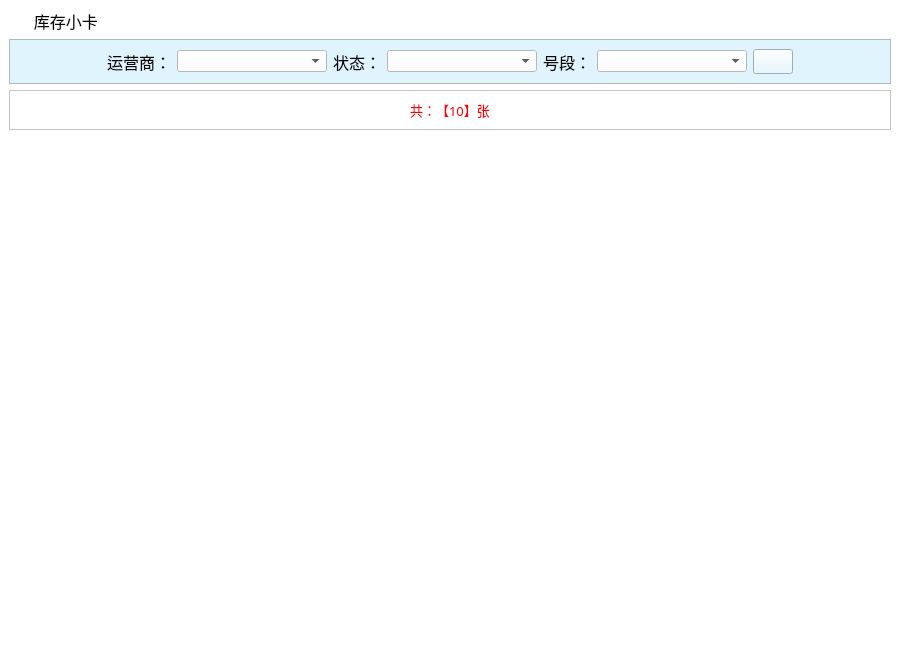
<?xml version="1.0" encoding="UTF-8"?>
<ui version="4.0">
 <class>kcxk_ScrollArea</class>
 <widget class="QScrollArea" name="kcxk_ScrollArea">
  <property name="geometry">
   <rect>
    <x>0</x>
    <y>0</y>
    <width>900</width>
    <height>650</height>
   </rect>
  </property>
  <property name="windowTitle">
   <string>ScrollArea</string>
  </property>
  <property name="styleSheet">
   <string notr="true">background-color: rgb(255, 255, 255);</string>
  </property>
  <property name="frameShape">
   <enum>QFrame::NoFrame</enum>
  </property>
  <property name="lineWidth">
   <number>0</number>
  </property>
  <property name="widgetResizable">
   <bool>true</bool>
  </property>
  <widget class="QWidget" name="scrollAreaWidgetContents">
   <property name="geometry">
    <rect>
     <x>0</x>
     <y>0</y>
     <width>900</width>
     <height>650</height>
    </rect>
   </property>
   <layout class="QGridLayout" name="gridLayout">
    <item row="0" column="0">
     <widget class="QLabel" name="label">
      <property name="font">
       <font>
        <family>微软雅黑</family>
        <pointsize>12</pointsize>
       </font>
      </property>
      <property name="styleSheet">
       <string notr="true">background-image: url(:/bg/images/mainframe/navigator.png);
background-repeat: no-repeat;</string>
      </property>
      <property name="text">
       <string>      库存小卡</string>
      </property>
     </widget>
    </item>
    <item row="1" column="0">
     <widget class="QFrame" name="frame">
      <property name="styleSheet">
       <string notr="true">background-color: rgb(223, 244, 252);</string>
      </property>
      <property name="frameShape">
       <enum>QFrame::StyledPanel</enum>
      </property>
      <property name="frameShadow">
       <enum>QFrame::Raised</enum>
      </property>
      <layout class="QGridLayout" name="gridLayout_2">
       <item row="0" column="0">
        <spacer name="horizontalSpacer_6">
         <property name="orientation">
          <enum>Qt::Horizontal</enum>
         </property>
         <property name="sizeHint" stdset="0">
          <size>
           <width>67</width>
           <height>20</height>
          </size>
         </property>
        </spacer>
       </item>
       <item row="0" column="1">
        <widget class="QLabel" name="label_21">
         <property name="font">
          <font>
           <family>宋体</family>
           <pointsize>12</pointsize>
          </font>
         </property>
         <property name="text">
          <string>运营商：</string>
         </property>
        </widget>
       </item>
       <item row="0" column="2">
        <widget class="QComboBox" name="cbx_sp">
         <property name="minimumSize">
          <size>
           <width>150</width>
           <height>22</height>
          </size>
         </property>
         <property name="maximumSize">
          <size>
           <width>16777215</width>
           <height>22</height>
          </size>
         </property>
         <property name="font">
          <font>
           <family>宋体</family>
           <pointsize>12</pointsize>
          </font>
         </property>
         <property name="styleSheet">
          <string notr="true">background-color: rgb(255, 255, 255);</string>
         </property>
        </widget>
       </item>
       <item row="0" column="3">
        <widget class="QLabel" name="label_22">
         <property name="font">
          <font>
           <family>宋体</family>
           <pointsize>12</pointsize>
          </font>
         </property>
         <property name="text">
          <string>状态：</string>
         </property>
        </widget>
       </item>
       <item row="0" column="4">
        <widget class="QComboBox" name="cbx_state">
         <property name="minimumSize">
          <size>
           <width>150</width>
           <height>22</height>
          </size>
         </property>
         <property name="maximumSize">
          <size>
           <width>16777215</width>
           <height>22</height>
          </size>
         </property>
         <property name="font">
          <font>
           <family>宋体</family>
           <pointsize>12</pointsize>
          </font>
         </property>
         <property name="styleSheet">
          <string notr="true">background-color: rgb(255, 255, 255);</string>
         </property>
        </widget>
       </item>
       <item row="0" column="5">
        <widget class="QLabel" name="label_23">
         <property name="font">
          <font>
           <family>宋体</family>
           <pointsize>12</pointsize>
          </font>
         </property>
         <property name="text">
          <string>号段：</string>
         </property>
        </widget>
       </item>
       <item row="0" column="6">
        <widget class="QComboBox" name="cbx_noSection">
         <property name="minimumSize">
          <size>
           <width>150</width>
           <height>22</height>
          </size>
         </property>
         <property name="maximumSize">
          <size>
           <width>16777215</width>
           <height>22</height>
          </size>
         </property>
         <property name="font">
          <font>
           <family>宋体</family>
           <pointsize>12</pointsize>
          </font>
         </property>
         <property name="styleSheet">
          <string notr="true">background-color: rgb(255, 255, 255);</string>
         </property>
        </widget>
       </item>
       <item row="0" column="7">
        <widget class="QPushButton" name="btn_search">
         <property name="sizePolicy">
          <sizepolicy hsizetype="Fixed" vsizetype="Fixed">
           <horstretch>0</horstretch>
           <verstretch>0</verstretch>
          </sizepolicy>
         </property>
         <property name="minimumSize">
          <size>
           <width>40</width>
           <height>25</height>
          </size>
         </property>
         <property name="maximumSize">
          <size>
           <width>40</width>
           <height>25</height>
          </size>
         </property>
         <property name="font">
          <font>
           <family>宋体</family>
           <pointsize>14</pointsize>
          </font>
         </property>
         <property name="styleSheet">
          <string notr="true">background-image: url(:/btn/images/mainframe/btn_cx.png);</string>
         </property>
         <property name="text">
          <string/>
         </property>
        </widget>
       </item>
       <item row="0" column="8">
        <spacer name="horizontalSpacer_7">
         <property name="orientation">
          <enum>Qt::Horizontal</enum>
         </property>
         <property name="sizeHint" stdset="0">
          <size>
           <width>67</width>
           <height>20</height>
          </size>
         </property>
        </spacer>
       </item>
      </layout>
     </widget>
    </item>
    <item row="2" column="0">
     <widget class="QFrame" name="frame_2">
      <property name="frameShape">
       <enum>QFrame::StyledPanel</enum>
      </property>
      <property name="frameShadow">
       <enum>QFrame::Raised</enum>
      </property>
      <layout class="QGridLayout" name="gridLayout_3">
       <item row="0" column="0">
        <spacer name="horizontalSpacer_8">
         <property name="orientation">
          <enum>Qt::Horizontal</enum>
         </property>
         <property name="sizeHint" stdset="0">
          <size>
           <width>371</width>
           <height>20</height>
          </size>
         </property>
        </spacer>
       </item>
       <item row="0" column="1">
        <widget class="QLabel" name="txt_rpt_total">
         <property name="font">
          <font>
           <family>宋体</family>
           <pointsize>10</pointsize>
          </font>
         </property>
         <property name="styleSheet">
          <string notr="true">color: rgb(255, 0, 0);</string>
         </property>
         <property name="text">
          <string>共：【10】张</string>
         </property>
        </widget>
       </item>
       <item row="0" column="2">
        <spacer name="horizontalSpacer_9">
         <property name="orientation">
          <enum>Qt::Horizontal</enum>
         </property>
         <property name="sizeHint" stdset="0">
          <size>
           <width>370</width>
           <height>20</height>
          </size>
         </property>
        </spacer>
       </item>
      </layout>
     </widget>
    </item>
    <item row="3" column="0">
     <spacer name="horizontalSpacer_5">
      <property name="orientation">
       <enum>Qt::Horizontal</enum>
      </property>
      <property name="sizeHint" stdset="0">
       <size>
        <width>855</width>
        <height>1</height>
       </size>
      </property>
     </spacer>
    </item>
    <item row="4" column="0">
     <widget class="QTableWidget" name="tableWidget">
      <property name="styleSheet">
       <string notr="true">color: rgb(0, 0, 0);</string>
      </property>
      <property name="frameShape">
       <enum>QFrame::NoFrame</enum>
      </property>
      <property name="gridStyle">
       <enum>Qt::SolidLine</enum>
      </property>
     </widget>
    </item>
   </layout>
  </widget>
 </widget>
 <resources/>
 <connections/>
</ui>
